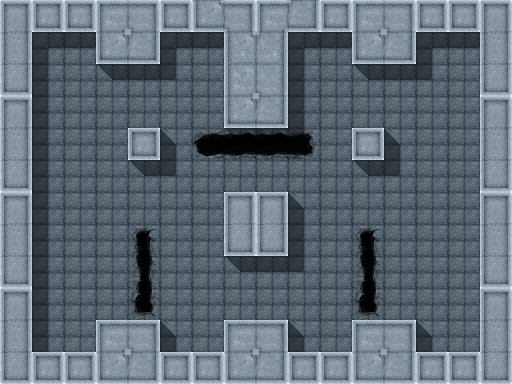

This game map was drawn from its Tiled (.tmx) file and the tilesets committed beside it. A one-line description and the trimmed map source follow:
An orthogonal 16x12 tile map with 32x32 px tiles, 3 tile layers (waypoints, main, shadows), 3 tilesets and 3 objects.

<map version="1.0" orientation="orthogonal" width="16" height="12" tilewidth="32" tileheight="32">
 <tileset firstgid="1" name="ConcreteStorm" tilewidth="32" tileheight="32">
  <image source="TileSets/ConcreteStormTileSet.png" width="512" height="512" />
  <tile id="5">
   <properties>
    <property name="Pit" value="" />
   </properties>
  </tile>
  <tile id="6">
   <properties>
    <property name="Pit" value="" />
   </properties>
  </tile>
  <tile id="7">
   <properties>
    <property name="Pit" value="" />
   </properties>
  </tile>
  <tile id="21">
   <properties>
    <property name="Pit" value="" />
   </properties>
  </tile>
  <tile id="37">
   <properties>
    <property name="Pit" value="" />
   </properties>
  </tile>
  <tile id="53">
   <properties>
    <property name="Pit" value="" />
   </properties>
  </tile>
  <tile id="68">
   <properties>
    <property name="Empty" value="" />
   </properties>
  </tile>
  <tile id="69">
   <properties>
    <property name="Empty" value="" />
   </properties>
  </tile>
  <tile id="84">
   <properties>
    <property name="Empty" value="" />
   </properties>
  </tile>
  <tile id="85">
   <properties>
    <property name="Empty" value="" />
   </properties>
  </tile>
 </tileset>
 <tileset firstgid="257" name="Tanks" tilewidth="32" tileheight="32">
  <image source="TileSets/TanksTileSet.png" width="128" height="32" />
  <tile id="0">
   <properties>
    <property name="Team" value="Red" />
    <property name="Type" value="Tank" />
   </properties>
  </tile>
  <tile id="1">
   <properties>
    <property name="Team" value="Green" />
    <property name="Type" value="Tank" />
   </properties>
  </tile>
  <tile id="3">
   <properties>
    <property name="Team" value="Red" />
    <property name="Type" value="Tank" />
   </properties>
  </tile>
 </tileset>
 <tileset firstgid="261" name="Waypoints" tilewidth="32" tileheight="32">
  <image source="TileSets/WaypointTileSet.png" width="32" height="32" />
  <tile id="0">
   <properties>
    <property name="Color" value="Green" />
   </properties>
  </tile>
 </tileset>
 <layer name="waypoints" width="16" height="12">
  <data>[192 cells, 14 non-empty, 1 distinct tile ids]</data>
 </layer>
 <layer name="main" width="16" height="12">
  <data>[192 cells, 192 non-empty, 19 distinct tile ids]</data>
 </layer>
 <objectgroup name="tanks" width="16" height="12">
  <object gid="257" x="447" y="65">
   <properties>
    <property name="WaypointColor" value="Green" />
   </properties>
  </object>
  <object gid="258" x="65" y="289" />
  <object gid="257" x="447" y="353">
   <properties>
    <property name="WaypointColor" value="Green" />
   </properties>
  </object>
 </objectgroup>
 <layer name="shadows" width="16" height="12">
  <data>[192 cells, 42 non-empty, 6 distinct tile ids]</data>
 </layer>
</map>
